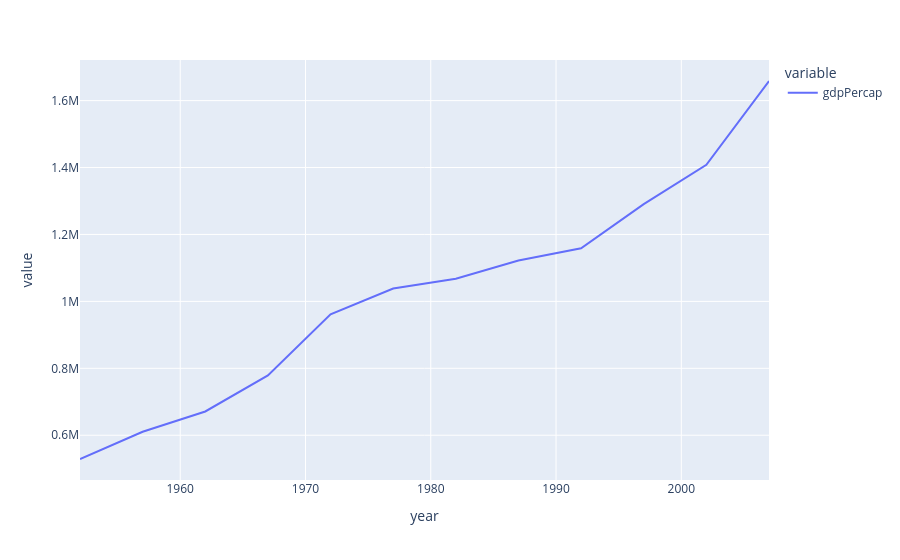

Write notebook code for a chart like this one.
### Code cell
fig = px.line(x)
fig.show()

### Figure 1 — Plotly figure (JSON) as saved in the notebook; plotly's stock layout.template omitted (floating-point values rounded to 4 significant figures)
{"data": [{"hovertemplate": "variable=gdpPercap<br>year=%{x}<br>value=%{y}<extra></extra>", "legendgroup": "gdpPercap", "line": {"color": "#636efa", "dash": "solid"}, "marker": {"symbol": "circle"}, "mode": "lines", "name": "gdpPercap", "orientation": "v", "showlegend": true, "type": "scatter", "x": [1952, 1957, 1962, 1967, 1972, 1977, 1982, 1987, 1992, 1997, 2002, 2007], "xaxis": "x", "y": [529000.0, 610500.0, 671100.0, 778700.0, 961400.0, 1038000.0, 1068000.0, 1122000.0, 1159000.0, 1291000.0, 1408000.0, 1659000.0], "yaxis": "y"}], "layout": {"legend": {"title": {"text": "variable"}, "tracegroupgap": 0}, "margin": {"t": 60}, "xaxis": {"anchor": "y", "domain": [0, 1], "title": {"text": "year"}}, "yaxis": {"anchor": "x", "domain": [0, 1], "title": {"text": "value"}}}}
